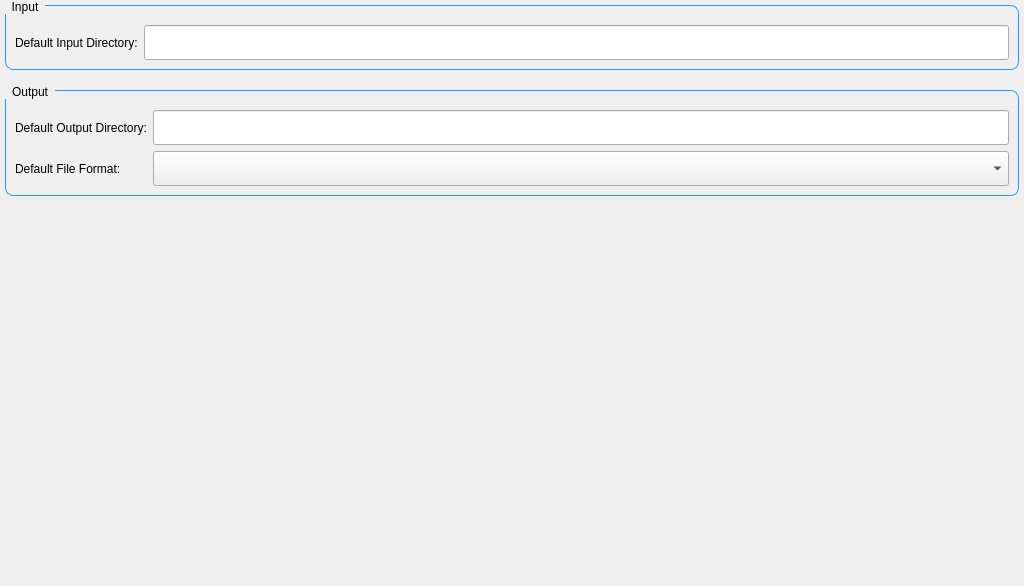
<?xml version="1.0" encoding="UTF-8"?>
<ui version="4.0">
 <class>dicomifier::gui::PreferencesFrame</class>
 <widget class="QWidget" name="dicomifier::gui::PreferencesFrame">
  <property name="geometry">
   <rect>
    <x>0</x>
    <y>0</y>
    <width>1024</width>
    <height>586</height>
   </rect>
  </property>
  <property name="minimumSize">
   <size>
    <width>1024</width>
    <height>586</height>
   </size>
  </property>
  <property name="windowTitle">
   <string>Form</string>
  </property>
  <property name="styleSheet">
   <string notr="true">QGroupBox 
{
    background: transparent;
    border-radius: 8px;
    border: 1px solid #2299FF;
	margin: 5px;
	margin-bottom: 15px;
	padding-top: 10px;
}
 
QGroupBox::title 
{
	subcontrol-origin: margin;
	margin: 0px 5px 0px 10px;
    background-color: none;
}</string>
  </property>
  <layout class="QVBoxLayout" name="verticalLayout">
   <property name="spacing">
    <number>0</number>
   </property>
   <property name="leftMargin">
    <number>0</number>
   </property>
   <property name="topMargin">
    <number>0</number>
   </property>
   <property name="rightMargin">
    <number>0</number>
   </property>
   <property name="bottomMargin">
    <number>0</number>
   </property>
   <item>
    <widget class="QGroupBox" name="inputGroup">
     <property name="title">
      <string>Input</string>
     </property>
     <layout class="QGridLayout" name="gridLayout">
      <item row="0" column="0">
       <widget class="QLabel" name="label">
        <property name="text">
         <string>Default Input Directory:</string>
        </property>
       </widget>
      </item>
      <item row="0" column="1">
       <widget class="QLineEdit" name="lineEdit">
        <property name="minimumSize">
         <size>
          <width>0</width>
          <height>35</height>
         </size>
        </property>
       </widget>
      </item>
     </layout>
    </widget>
   </item>
   <item>
    <widget class="QGroupBox" name="outputGroup">
     <property name="title">
      <string>Output</string>
     </property>
     <layout class="QGridLayout" name="gridLayout_2">
      <item row="0" column="0">
       <widget class="QLabel" name="label_2">
        <property name="text">
         <string>Default Output Directory:</string>
        </property>
       </widget>
      </item>
      <item row="0" column="1">
       <widget class="QLineEdit" name="lineEdit_2">
        <property name="minimumSize">
         <size>
          <width>0</width>
          <height>35</height>
         </size>
        </property>
       </widget>
      </item>
      <item row="1" column="0">
       <widget class="QLabel" name="label_3">
        <property name="text">
         <string>Default File Format:</string>
        </property>
       </widget>
      </item>
      <item row="1" column="1">
       <widget class="QComboBox" name="comboBox">
        <property name="enabled">
         <bool>true</bool>
        </property>
        <property name="minimumSize">
         <size>
          <width>0</width>
          <height>35</height>
         </size>
        </property>
       </widget>
      </item>
     </layout>
    </widget>
   </item>
   <item>
    <spacer name="verticalSpacer">
     <property name="orientation">
      <enum>Qt::Vertical</enum>
     </property>
     <property name="sizeHint" stdset="0">
      <size>
       <width>20</width>
       <height>40</height>
      </size>
     </property>
    </spacer>
   </item>
  </layout>
 </widget>
 <resources/>
 <connections/>
</ui>
